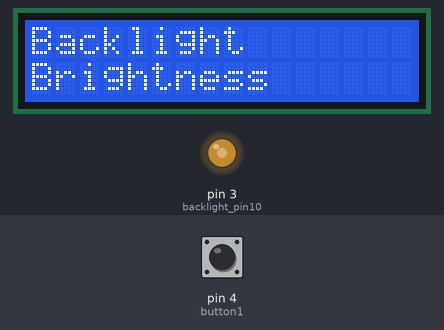
Bench run of a sketch on a simulated Arduino Uno, built with avr-gcc and run on an emulated ATmega328P. On the bench: 16×2 character LCD, output pins drawn as LEDs (lit = HIGH). The inputs (shaded band) are chosen by the test bench; at power-on: pin 4 (button1) LOW. What the sketch prints to the serial monitor is not drawn.

Above: at 1.2 s.
1.3 s: pin 4 (button1) pulled HIGH for 1 s
At 1.96 s:
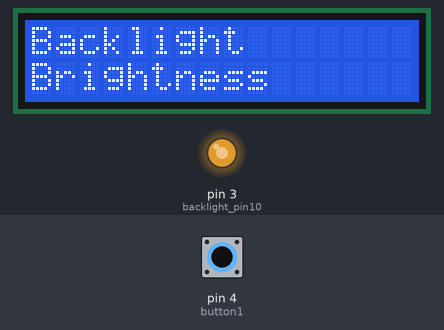
At 3.6 s:
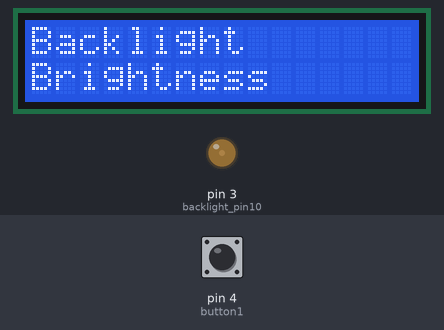
3.9 s: pin 4 (button1) pulled HIGH for 0.25 s
At 5.1 s:
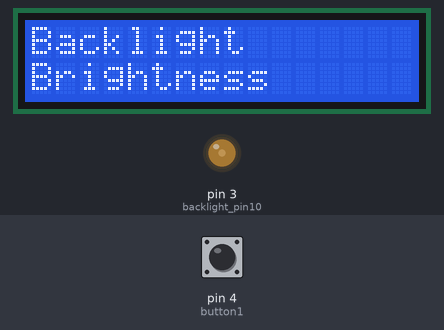
Timing chart, 0 to 6.9 s (numbered marks = the images above; inputs shaded):
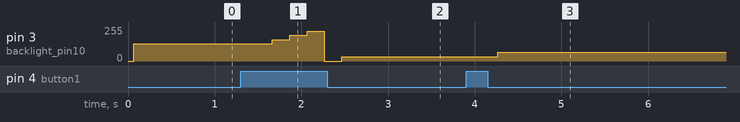

Measured:
- after the input at 1.3 s, pin 3 (backlight_pin10): 128/255 → 160/255 after 0.37 s, → 192/255 0.20 s later, → 224/255 0.20 s later, → 0/255 0.20 s later, … (5 changes in this stretch)
- after the input at 3.9 s, pin 3 (backlight_pin10): 32/255 → 64/255 after 0.37 s

The sketch:

backlightPWM.ino
```cpp
#include <LiquidCrystal.h>

//LiquidCrystal lcd(8,9,4,5,6,7);
LiquidCrystal lcd(7, 8, 9, 10, 11, 12);
int backlight_pin10 = 3;
int brightness = 128;
//int button1 = 2;
int button1 = 4;
int buttonState = 0;

void setup() {
  lcd.begin(16,2);
  lcd.setCursor(0,0);
  lcd.print("Backlight");
  lcd.setCursor(0,1);
  lcd.print("Brightness");

  pinMode(backlight_pin10, OUTPUT);         // sets pin10 as output
  pinMode(button1, INPUT);

  Serial.begin(9600);

}

void loop() {

analogWrite(backlight_pin10,brightness);  // PWM values from 0 to 255 (0% – 100% duty cycle)

buttonState = digitalRead(button1);
delay(200);
//delay(1000);

if (brightness == 256)
{
brightness = 0;
}
Serial.println("no");
if (buttonState == HIGH)
{
  Serial.println("yes");
  brightness = brightness + 32;

}

}
```
